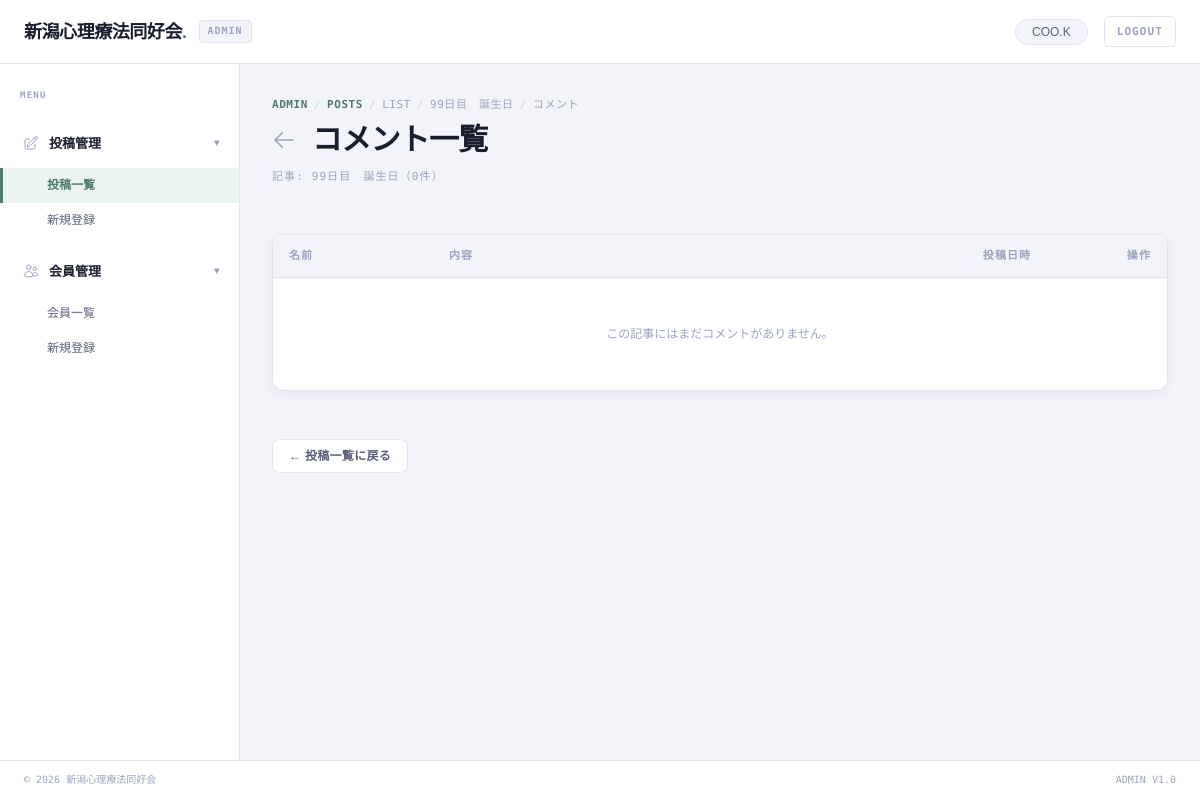
The app's page /admin/posts/9/comments (signed in), older data.
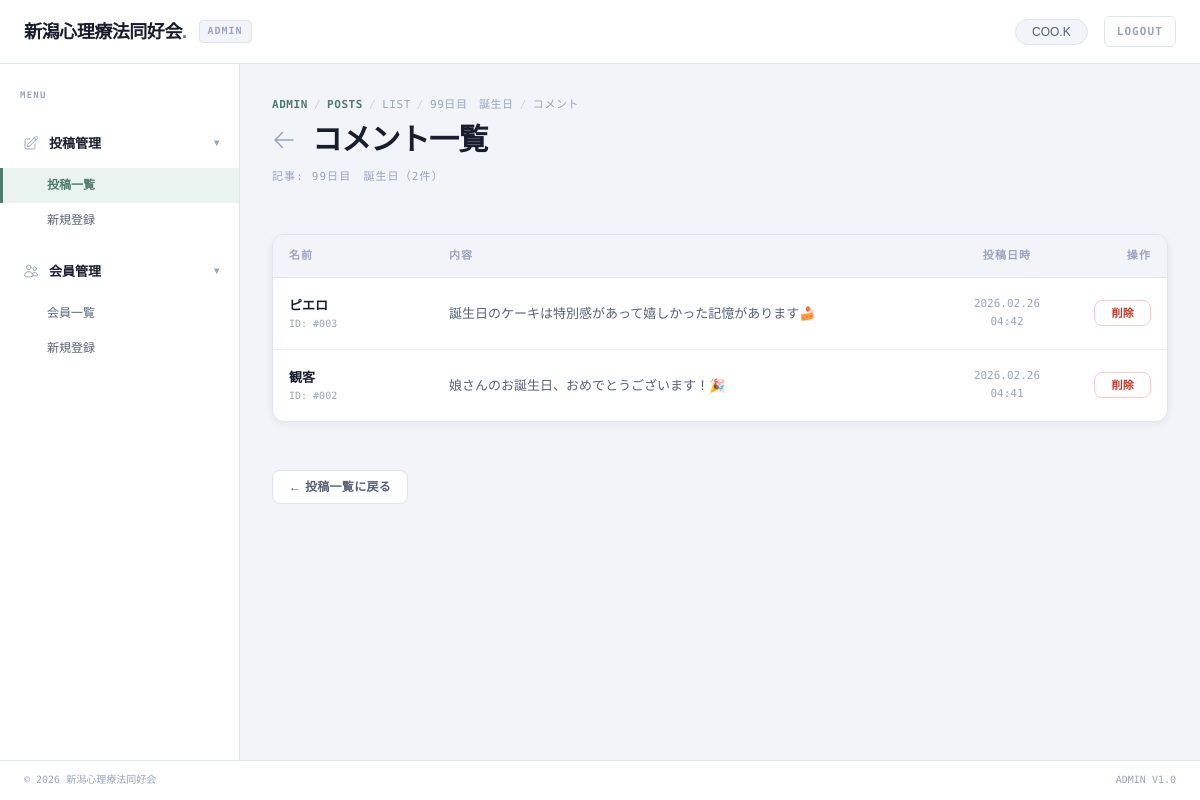
The same page, newer data.
### app/models.py (models this page shows, shortened)
class Comment(db.Model):
    __tablename__ = 'comments'
    id = db.Column(db.Integer, primary_key=True, autoincrement=True)
    post_id = db.Column(db.Integer, db.ForeignKey('posts.id'), nullable=False)
    user_id = db.Column(db.Integer, db.ForeignKey('users.id'), nullable=True)
    name = db.Column(db.Text, nullable=False)
    content = db.Column(db.Text, nullable=False)
    created_at = db.Column(db.DateTime, default=datetime.utcnow)

### app/blueprints/admin/routes.py (the view)
@admin_bp.route('/posts/<int:id>/comments')
@login_required
def post_comment_list(id):
    post = Post.query.get_or_404(id)
    comments = Comment.query.filter_by(post_id=post.id).order_by(Comment.created_at.desc()).all()
    return render_template('admin/post_comment_list.html', post=post, comments=comments)

### app/__init__.py (called while the page is built)
def create_app():
    app = Flask(__name__)
    from config import Config
    app.config.from_object(Config)
    db.init_app(app)
    login_manager = LoginManager()
    login_manager.login_view = 'auth.login'
    login_manager.init_app(app)
    @login_manager.user_loader
    def load_user(user_id):
        return User.query.get(int(user_id))
    from app.blueprints.main import main_bp
    app.register_blueprint(main_bp)
    from app.blueprints.auth import auth_bp
    app.register_blueprint(auth_bp, url_prefix='/auth')
    from app.blueprints.admin import admin_bp
    app.register_blueprint(admin_bp, url_prefix='/admin')
    @app.route('/blog/detail')
    def blog_detail():
        return render_template('blog_detail.html')
    return app

### app/models.py (called while the page is built)
    @property
    def display_name_or_name(self):
        if self.display_name and self.display_name.strip():
            return self.display_name.strip()
        return self.name

### app/blueprints/admin/templates/admin/post_comment_list.html (shortened to what this page needs)
{% extends "admin/admin_base.html" %}
{% set active_menu = 'post_list' %}
{% block main_content %}
<div class="flex flex-col gap-2">
    <div class="flex items-center gap-1.5 text-[11px] font-mono-dm text-custom-text-muted uppercase tracking-wider">
        <span class="text-custom-accent font-bold">Admin</span>
        <span class="opacity-40">/</span>
        <span class="text-custom-accent font-bold">Posts</span>
        <span class="opacity-40">/</span>
        <a href="{{ url_for('admin.post_list') }}" class="hover:text-custom-accent transition-colors">List</a>
        <span class="opacity-40">/</span>
        <span class="truncate max-w-[200px]">{{ post.title }}</span>
        <span class="opacity-40">/</span>
        <span>コメント</span>
    </div>
    <div class="flex items-center gap-4">
        <a href="{{ url_for('admin.post_list') }}" class="text-custom-text-muted hover:text-custom-accent transition-colors">
            <svg xmlns="http://www.w3.org/2000/svg" fill="none" viewBox="0 0 24 24" stroke-width="1.5"
                stroke="currentColor" class="w-6 h-6">
                <path stroke-linecap="round" stroke-linejoin="round" d="M10.5 19.5 3 12m0 0 7.5-7.5M3 12h18" />
            </svg>
        </a>
        <h1 class="text-2xl md:text-3xl font-header-sans font-bold text-custom-text-primary tracking-tight">コメント一覧</h1>
    </div>
    <div class="text-[11px] font-mono-dm text-custom-text-muted uppercase tracking-widest mt-0.5">
        記事: {{ post.title }}（{{ comments|length }}件）
    </div>
</div>
<div class="bg-white border border-custom-border rounded-custom shadow-custom-sm overflow-x-auto w-full mt-6">
    <table class="w-full text-left border-collapse min-w-[600px]">
        <thead class="bg-custom-surface-2 border-b border-custom-border">
            <tr>
                <th class="px-4 py-3 text-[11px] font-bold text-custom-text-muted font-mono-dm uppercase tracking-widest w-40">名前</th>
                <th class="px-4 py-3 text-[11px] font-bold text-custom-text-muted font-mono-dm uppercase tracking-widest">内容</th>
                <th class="px-4 py-3 text-[11px] font-bold text-custom-text-muted font-mono-dm uppercase tracking-widest text-center w-32">投稿日時</th>
                <th class="px-4 py-3 text-[11px] font-bold text-custom-text-muted font-mono-dm uppercase tracking-widest text-right w-24">操作</th>
            </tr>
        </thead>
        <tbody class="divide-y divide-custom-border-light">
            {% for comment in comments %}
            <tr class="hover:bg-custom-surface-2 transition-colors">
                <td class="px-4 py-4">
                    <span class="font-semibold text-custom-text-primary text-[13px]">{{ comment.name }}</span>
                    <div class="text-[10px] font-mono-dm text-custom-text-muted">ID: #{{ "%03d"|format(comment.id) }}</div>
                </td>
                <td class="px-4 py-4 text-[13px] text-custom-text-secondary whitespace-pre-line">{{ comment.content }}</td>
                <td class="px-4 py-4 text-center text-[11px] font-mono-dm text-custom-text-muted">
                    {{ comment.created_at.strftime('%Y.%m.%d %H:%M') }}
                </td>
                <td class="px-4 py-4 text-right">
                    <form action="{{ url_for('admin.delete_comment', post_id=post.id, comment_id=comment.id) }}" method="POST" class="inline"
                        onsubmit="return confirm('このコメントを削除しますか？');">
                        <button type="submit" class="btn-admin-danger py-1 text-[11px]">削除</button>
                    </form>
                </td>
            </tr>
            {% else %}
            <tr>
                <td colspan="4" class="px-4 py-12 text-center text-custom-text-muted font-mono-dm text-xs">
                    この記事にはまだコメントがありません。
                </td>
            </tr>
            {% endfor %}
        </tbody>
    </table>
</div>
<div class="mt-6">
    <a href="{{ url_for('admin.post_list') }}" class="btn-admin-ghost text-[12px]">← 投稿一覧に戻る</a>
</div>
{% endblock %}

Row changes from the older to the newer data that the page shows:
added Comment: name "ピエロ", id "003", content "誕生日のケーキは特別感があって嬉しかった記憶があります🍰", created_at "2026.02.26 04:42"
added Comment: name "観客", id "002", content "娘さんのお誕生日、おめでとうございます！🎉", created_at "2026.02.26 04:41"
Text that changed along with them:
{{ comments|length }}: "0" → "2"
text no longer shown: "この記事にはまだコメントがありません。"
